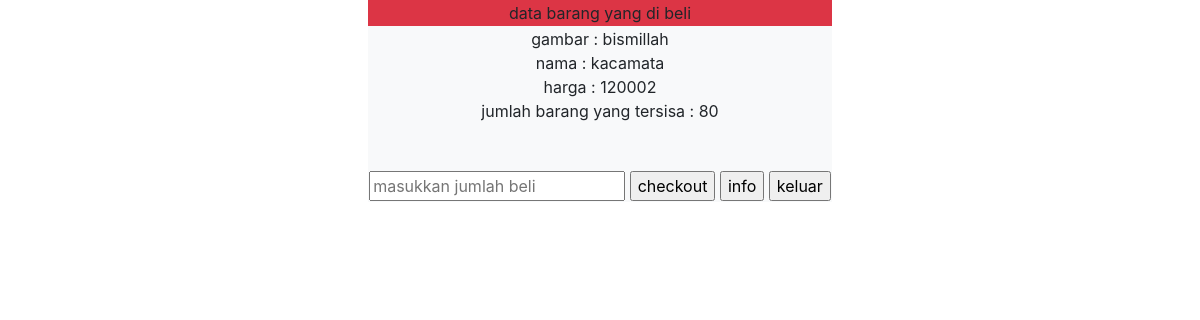
Screenshot of /beli.php?id=2 with the database file from the repository.
### tables this page shows
CREATE TABLE `penjualan` (
  `id_barang` int(11) NOT NULL,
  `nama` varchar(500) NOT NULL,
  `gambar` varchar(500) NOT NULL,
  `nama_barang` varchar(500) NOT NULL,
  `harga` varchar(500) NOT NULL,
  `jumlahbarang` varchar(500) NOT NULL
);

### fungsi.php (called while the page is built, shortened)
<?php
require 'koneksi.php';
function query($query){
	global $kon;
	$result = mysqli_query($kon,$query);
	$rows = [];
	while ($row = mysqli_fetch_assoc($result)) {
		$rows = $row;
	}
return $rows;
}
 ?>

### beli.php (the view, shortened to what this page needs)
<?php
require "fungsi.php";
$id = $_GET['id'];
$query = query("SELECT * FROM penjualan WHERE id_barang = '$id'");
 ?>
 <!DOCTYPE html>
 <html>
 <head>
 	<link rel="stylesheet" href="https://cdn.jsdelivr.net/npm/bootstrap@4.0.0/dist/css/bootstrap.min.css">
 </head>
 <body>
 	<form class="text-center" method="post">
 		<table align="center">
 			<tr class="bg-danger ">
 				<td>
 					data barang yang di beli
 				</td>
 			</tr>
 			<tr class="bg-light">
 				<td>
 					gambar : <?= $query['gambar'] ?> <br>
 					nama :  <?= $query['nama_barang']?> <br>
 					harga : <?= $query['harga'] ?> <br>
 					jumlah barang yang tersisa : <?= $query['jumlahbarang'] ?> <br>
 					<br>
 					<br>
 					<input type="text" name="banyak" placeholder="masukkan jumlah beli ">
 					<input type="submit" name="checkout" value="checkout">
 					<input type="submit" name="info" value="info">
 					<input type="submit" name="keluar" value="keluar">
 				</td>
 			</tr>
 		</table>
 	</form>
 </body>
 </html>

### rows the page displays
penjualan: gambar "bismillah", nama_barang "kacamata", harga "120002", jumlahbarang "80"
